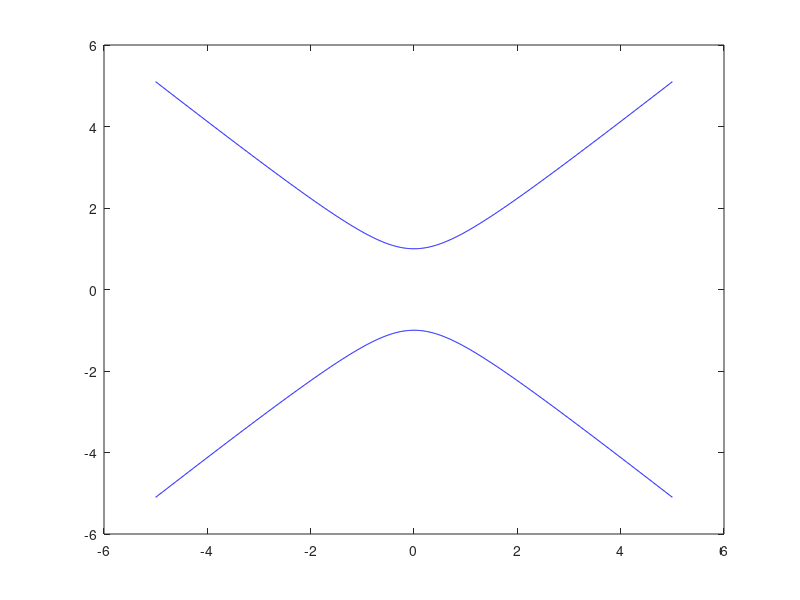

MATLAB code for this plot:
%P5_2 using plot function to plot a hyperbola

b = 1;a = 1;
x = -5:0.01:5;

y_1 = sqrt((b^2)*(1 + x.^2/a^2));   % upper half
y_2 = -sqrt((b^2)*(1 + x.^2/a^2));  % lower half

plot(x,y_1,'b',x,y_2,'b');  % 'b' is for colour blue, can also give RGB values in an array [r,g,b]